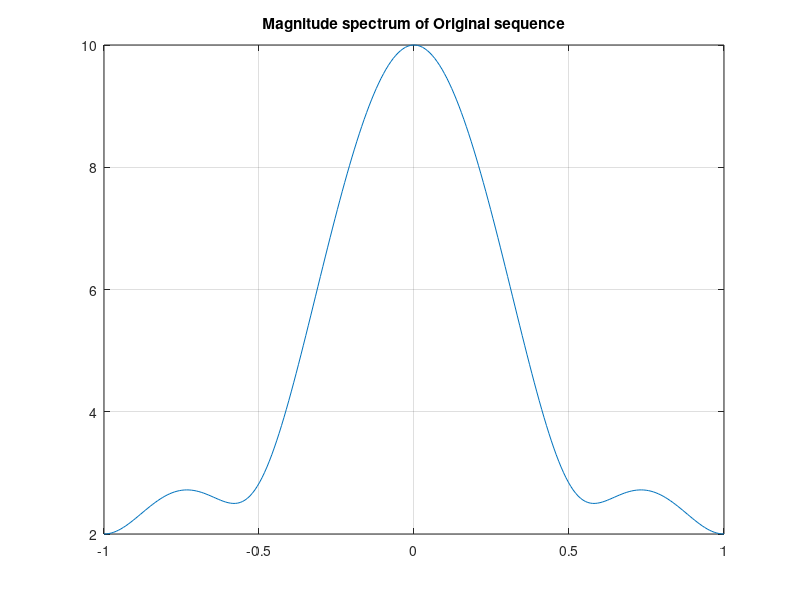
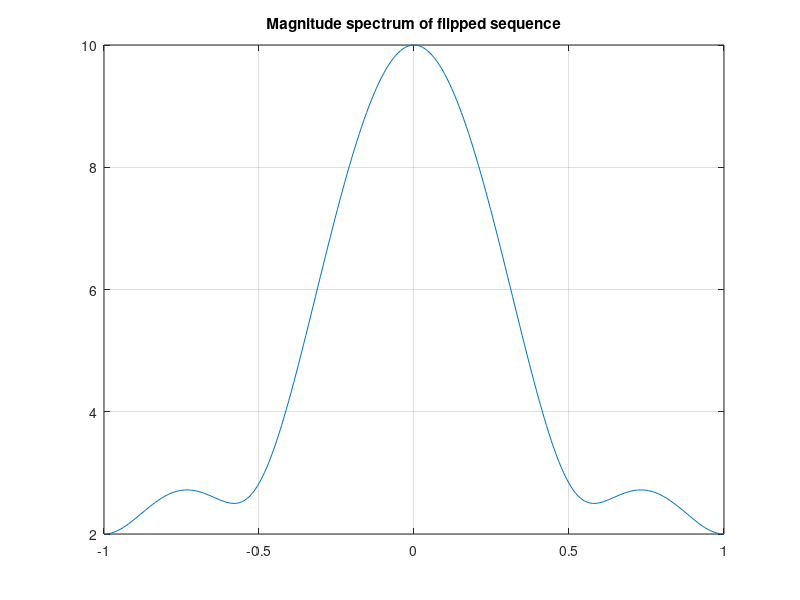
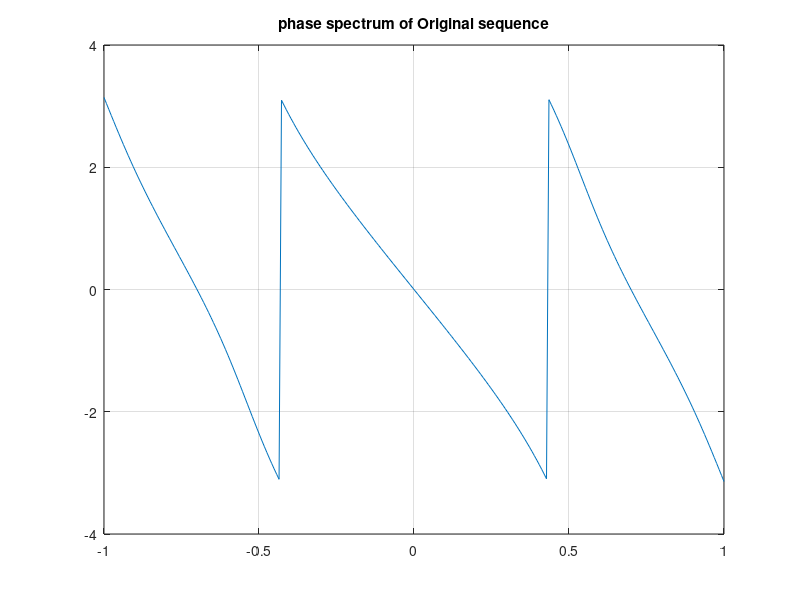
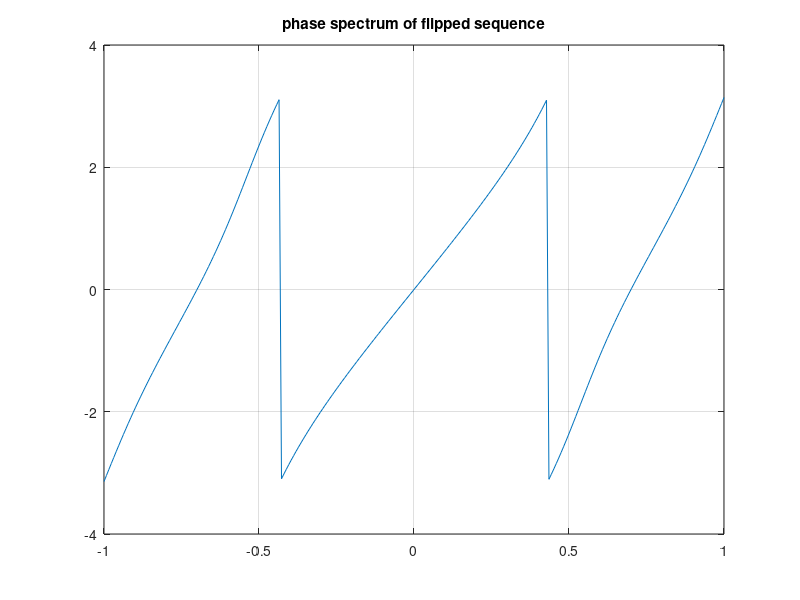

Reproduce these figures in MATLAB, in order.
%program files
%time reversal property of DTFT
clf;
w = -pi:2*pi/255:pi;
num = [1 2 3 4];
L  = length(num) -1; %3 in this case
h1 = freqz(num, 1 ,w);
h2 = freqz(fliplr(num),1,w); 
%note new command fliplr => flips along a vertical axis
% h2 is the negative convolved frequency spectrum
% i.e we have h*[-n]
%   we want h[-n]: so further DTFT is performed to get 
%   h[-n] : this is multiplying by e^(jwn);
%   below step illustrates that
h3 = exp(w*L*i).*h2; %
%with e^(jw3)

%
figure(1);
plot(w/pi, abs(h1));grid;
title('Magnitude spectrum of Original sequence');
%
figure(2);
plot(w/pi, abs(h3));grid;
title('Magnitude spectrum of flipped sequence');
%
figure(3);
plot(w/pi,angle(h1));grid;
title('phase spectrum of Original sequence');
%
figure(4);
plot(w/pi,angle(h3));grid;
title('phase spectrum of flipped sequence');
